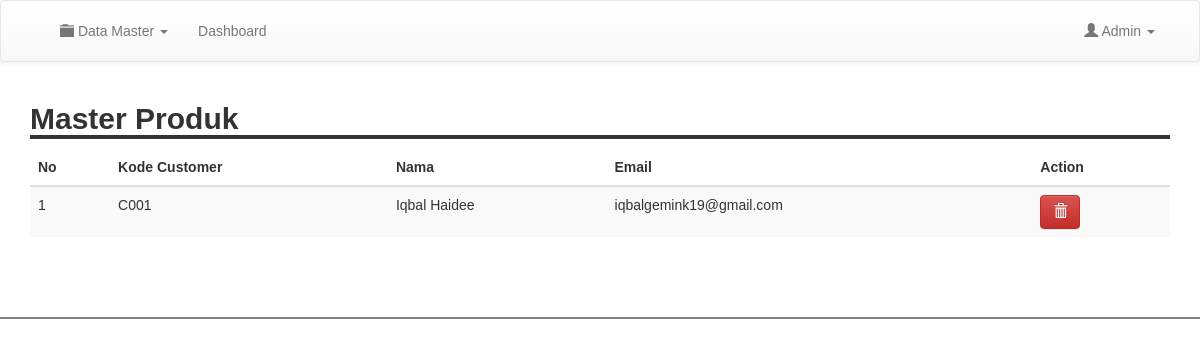
Screenshot of /admin/m_customer.php with the database file from the repository.
### tables this page shows
CREATE TABLE `customer` (
  `kode_customer` varchar(100) NOT NULL,
  `nama` varchar(100) DEFAULT NULL,
  `email` varchar(100) DEFAULT NULL,
  `username` varchar(100) DEFAULT NULL,
  `password` varchar(100) DEFAULT NULL,
  `telp` varchar(200) DEFAULT NULL
);

### koneksi.php (called while the page is built, shortened)
<?php
function koneksiToko() {
    $koneksi = mysqli_connect("localhost", "root", "", "dbtokoroti");
    return $koneksi;
}
?>

### admin/m_customer.php (the view, shortened to what this page needs)
<?php
    include "header.php";
    include "../koneksi.php";
?>
<!DOCTYPE html>
<html lang="en">
<head>
</head>
<body>
    <div class="container">
        <h2 style="width: 100%; border-bottom: 4px solid"><b>Master Produk</b></h2>
        <form action="hapus_user.php" method="post">
            <table class="table table-striped table-inverse table-responsive">
                <thead>
                    <tr>
                        <th scope="col">No</th>
                        <th scope="col">Kode Customer</th>
                        <th scope="col">Nama</th>
                        <th scope="col">Email</th>
                        <th scope="col">Action</th>
                    </tr>
                </thead>
                <tbody>
                    <?php
                        $sql = "SELECT * FROM customer";
                        $result = koneksiToko()->query($sql);
                    ?>
                    <?php
                        $no = 1;
                        if ($result->num_rows > 0) {
                            while ($row = $result->fetch_assoc()) {
                    ?>
                                <tr>
                                <td><?php echo $no ?></td>
                                <td><?php echo $row["kode_customer"] ?></td>
                                <td><?php echo $row["nama"] ?></td>
                                <td><?php echo $row["email"] ?></td>
                                <td>
                                    <button type="submit" name="hapus" value="<?php echo $row['kode_customer']; ?>" class="btn btn-danger"><i class="glyphicon glyphicon-trash" onclick="return confirm('Yakin ingin dihapus?')"></i></button>
                                </td>
                                </tr>
                    <?php
                                $no++;
                            }
                        }
                    ?>
                </tbody>
            </table>
        </form>
    </div>
</body>
<br>
<br>
<br>
<?php
    include "footer.php";
?>
</html>

### css/style.css (style rules this page uses)
* { font-family: sans-serif; }
body { margin:0; padding: 0; }

### rows the page displays
customer: kode_customer "C001", nama "Iqbal Haidee", email "iqbalgemink19@gmail.com"
